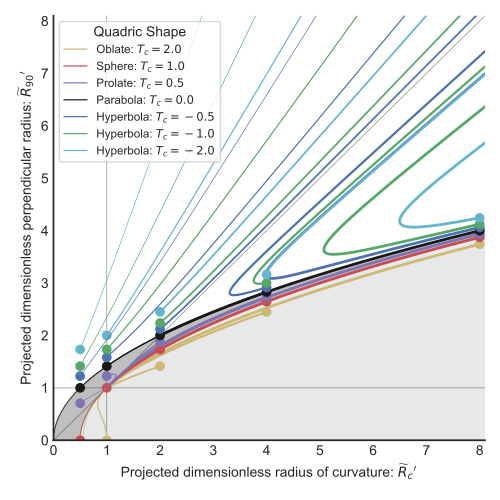

This chart was generated by the following Python code:
import sys
import numpy as np
from matplotlib import pyplot as plt
import matplotlib.ticker
import seaborn as sns

plotfile = sys.argv[0].replace('.py', '.pdf')

sns.set_style('white')
sns.set_color_codes(palette='deep')
fig, ax = plt.subplots(figsize=(5, 5))

Rc_grid = np.linspace(0.0, 10.0, 2000)
R90_T0_grid = np.sqrt(2*Rc_grid)
R90_T1_grid = np.sqrt(2*Rc_grid - 1.0)
R90_T1_grid[~np.isfinite(R90_T1_grid)] = 0.0 


ax.fill_between(Rc_grid, R90_T1_grid, R90_T0_grid, color='k', alpha=0.2)
ax.fill_between(Rc_grid, R90_T0_grid, color='k', alpha=0.1)
ax.plot(Rc_grid, R90_T0_grid, c='k', lw=0.5)
ax.axhline(1.0, lw=0.5, alpha=0.5, color='k', zorder=-1)
ax.axvline(1.0, lw=0.5, alpha=0.5, color='k', zorder=-1)
ax.plot([0.0, 10.0], [0.0, 10.0], lw=0.5, alpha=0.5, color='k', zorder=-1)

inc = np.linspace(0.0, 0.5*np.pi, 500, endpoint=False)
inc_deg = np.degrees(inc)

Rcs = [0.5, 1.0, 2.0, 4.0, 8.0]
Tcs = [-2.0, -1.0, -0.5, 1e-8, 0.5, 1.0, 2.0]
shapes =  ['Hyperbola']*3 + ['Parabola', 'Prolate', 'Sphere', 'Oblate', ]

n_Rc = len(Rcs)
n_Tc = len(Tcs)

lws = np.linspace(0.5, 2.0, n_Rc)
dash_solid = []
dash_dashed = [3, 2]
dash_dotted = [1, 2]
dash_dot_dashed = [1, 2, 4, 2]
dash_triple_dot_dashed = [1, 2, 1, 2, 1, 2, 4, 2]
dashes = [dash_triple_dot_dashed, dash_solid,
          dash_dashed, dash_dotted, dash_dot_dashed]

lss = ['-.', '-', '--', ':', '-.']
alphas = np.linspace(1.0, 0.2, n_Rc)
cols = sns.color_palette('magma', n_colors=n_Tc)
cols = 'cgbkmry'


def Rc_prime(inc, Tc, Rc):
    f = np.sqrt(1.0 + Tc*np.tan(inc)**2)
    return Rc * (1 + np.tan(inc)**2) / f / (1.0 + Rc*(f - 1.0) / Tc)

def Tc_prime(inc, Tc):
    fsquared = 1.0 + Tc*np.tan(inc)**2
    return Tc * (1.0 + np.tan(inc)**2) / fsquared

def R90_prime(inc, Tc, Rc):
    return np.sqrt(2*Rc_prime(inc, Tc, Rc) - Tc_prime(inc, Tc))


for Rc, lw, alpha, dash in list(zip(Rcs, lws, alphas, dashes))[::-1]:
    for Tc, col, shape in list(zip(Tcs, cols, shapes))[::-1]:
        if Rc == 1.0:
            label = fr'{shape}: $T_c = {Tc:.1f}$'
        else:
            label = None
        ax.plot(Rc_prime(inc, Tc, Rc), R90_prime(inc, Tc, Rc),
                c=col, lw=lw, label=label)
        # ax.plot(Rc_dash(inc, Tc, Rc), Tc_dash(inc, Tc), '.', alpha=0.1, ms=4,
        #         c=col, label=label)
        ax.plot([Rc_prime(0, Tc, Rc)], [R90_prime(0, Tc, Rc)], 'o', c=col)

ax.legend(ncol=1, fontsize='small', frameon=True, loc='upper left', title='Quadric Shape')
ax.set(
    yscale='linear',
    xlim=[0.0, 8.1],
    ylim=[0.0, 8.1],
    xlabel=r"Projected dimensionless radius of curvature: $\widetilde{R}_{c}{}'$",
    ylabel=r"Projected dimensionless perpendicular radius: $\widetilde{R}_{90}{}'$",
)        
sns.despine()
fig.tight_layout()
fig.savefig(plotfile)
print(plotfile, end='')
